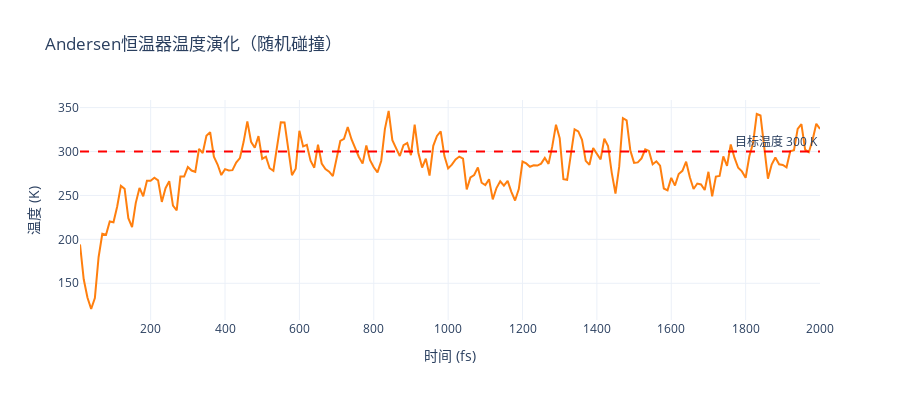

The notebook cell this image was saved under:
### Markdown cell above
## Andersen恒温器

Andersen恒温器通过随机碰撞实现温度控制。在每个时间步，每个原子都有一定概率与虚拟热浴发生碰撞，碰撞后速度从Maxwell-Boltzmann分布重新采样。

### 碰撞概率
- 小系统（<50原子）：$\nu \approx 0.003-0.01$ fs$^{-1}$
- 大系统（>100原子）：$\nu \approx 0.05-0.08$ fs$^{-1}$

### 特点
- 严格产生正则分布
- 破坏动力学连续性
- 适合平衡态性质计算，不适合动力学性质

实现类：{py:class}`~thermoelasticsim.md.schemes.AndersenNVTScheme`
创建函数：{py:func}`~thermoelasticsim.md.schemes.create_andersen_nvt_scheme`

### Code cell
# Andersen恒温器演示
from thermoelasticsim.md.schemes import create_andersen_nvt_scheme

print("Andersen恒温器演示")
print("=" * 50)

# 准备系统
cell_and = prepare_cell((3, 3, 3), T0=200.0, seed=11)
print(f"系统：{len(cell_and.atoms)}个原子")

# 创建Andersen恒温器
# collision_frequency：碰撞频率
scheme_and = create_andersen_nvt_scheme(
    target_temperature=300.0,
    collision_frequency=0.02,  # fs^-1，中等系统的典型值
)

print("\n参数设置：")
print("  碰撞频率：0.02 fs^-1")
print(f"  平均碰撞间隔：{1 / 0.02:.0f} fs")
print(f"  每步期望碰撞数：{0.02 * 0.5 * len(cell_and.atoms):.1f}")

# 运行模拟
t_and, T_and, Ek_and, Ep_and = run_thermostat(
    scheme_and, cell_and, dt, steps, sample_every
)

# 分析温度控制
T_and_tail = T_and[len(T_and) // 2 :]
print(f"\n平衡后温度：{np.mean(T_and_tail):.1f} ± {np.std(T_and_tail):.1f} K")
print("\n说明：")
print("- Andersen方法的温度涨落比Berendsen大")
print("- 这是因为它产生正确的正则分布")
print("- 随机碰撞破坏了速度自相关函数")

# 可视化Andersen恒温器温度演化
fig = go.Figure()
fig.add_trace(
    go.Scatter(
        x=t_and,
        y=T_and,
        mode="lines",
        name="Andersen",
        line=dict(color="#ff7f0e", width=2),
    )
)
fig.add_hline(
    y=300, line_dash="dash", line_color="red", annotation_text="目标温度 300 K"
)
fig.update_layout(
    title="Andersen恒温器温度演化（随机碰撞）",
    xaxis_title="时间 (fs)",
    yaxis_title="温度 (K)",
    template="plotly_white",
    height=400,
)
pshow(fig)

### Figure 1 — Plotly figure (JSON) as saved in the notebook; plotly's stock layout.template omitted (floating-point values rounded to 4 significant figures; data arrays with more than 128 entries replaced by an {"elided": "..."} marker saying what was removed)
{"data": [{"line": {"color": "#ff7f0e", "width": 2}, "mode": "lines", "name": "Andersen", "type": "scatter", "x": {"elided": "200 float values"}, "y": {"elided": "200 float values"}}], "layout": {"annotations": [{"showarrow": false, "text": "目标温度 300 K", "x": 1, "xanchor": "right", "xref": "x domain", "y": 300, "yanchor": "bottom", "yref": "y"}], "height": 400, "shapes": [{"line": {"color": "red", "dash": "dash"}, "type": "line", "x0": 0, "x1": 1, "xref": "x domain", "y0": 300, "y1": 300, "yref": "y"}], "title": {"text": "Andersen恒温器温度演化（随机碰撞）"}, "xaxis": {"title": {"text": "时间 (fs)"}}, "yaxis": {"title": {"text": "温度 (K)"}}}}
